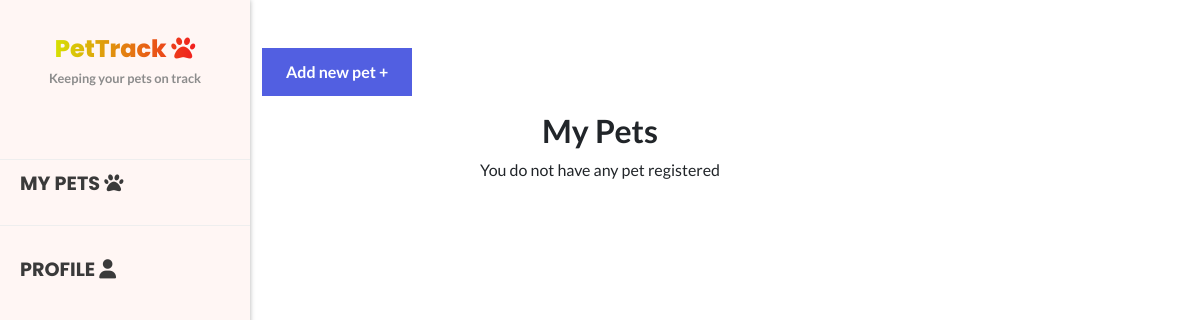
Before: /home (signed in) with the older database file.
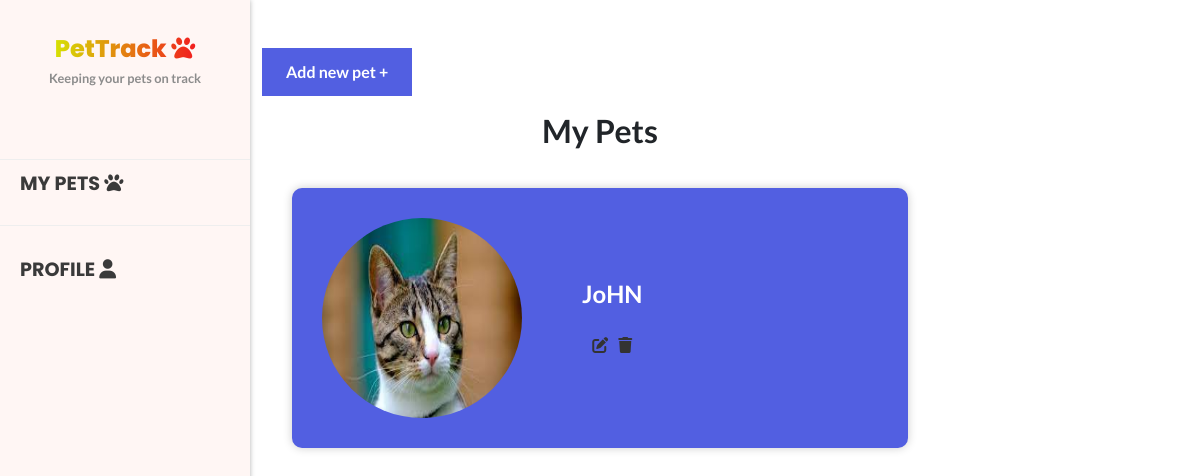
After: the same page with the newer database file.
### main/models.py (models this page shows, shortened)
class Pet(models.Model):
    name=models.CharField(max_length=50);
    specie=models.CharField(max_length=50);
    birth=models.DateField();
    weight=models.IntegerField();
    sex=models.CharField(max_length=15);
    owner=models.ForeignKey(User,on_delete=models.CASCADE,related_name="pets");
    pet_image=models.ImageField(null=True,blank=True,upload_to="images/")
    breed=models.CharField(max_length=50);
    vacciness=models.ManyToManyField(Vaccine)
    history=models.ManyToManyField(History)

### main/views.py (the view)
# urls.py: path('home',views.home,name="home"),
@login_required
def home(request):
    current_date = datetime.now().date()
    formatted_date = current_date.strftime('%Y-%m-%d')
    pets=Pet.objects.filter(owner=request.user)
    return render(request,'auth/home.html',{
        'pets':pets,
        'date':  formatted_date
    });

### main/templates/auth/home.html (shortened to what this page needs)
{% extends 'adminLayout.html' %}
{% load static %}
{% block body %}
<button type="button" class="btn-2 " data-bs-toggle="modal" data-bs-target="#exampleModal">Add new pet +</button>
<h2 class="text-center fw-bold mt-3">My Pets</h2>
<div class="card-container">
  {% if pets %}
  {% for pet in pets %}
    <a href="{% url 'dashboard' id=pet.id %}">
      <div class="pet mb-3">
        <div class="pet-start">
          {% if pet.pet_image %}
            <img src="{{ pet.pet_image.url }}" class="pet-img" alt="...">
          {% endif %}
        </div>
        <div class="pet-body">
          <h5 class="pet-title text-center text-white" >{{ pet.name }} </h5>
          <div class="mt-4 actionsPet">
            <div class="editPet" data-bs-toggle="modal" data-bs-target="#exampleModal" data-petid="{{ pet.id }}" data-name="{{pet.name}}"
            data-birth="{{pet.birth}}" data-sex="{{pet.sex}}" data-breed="{{pet.breed}}" data-weight="{{pet.weight}}" data-specie="{{pet.specie}}"
            > <i class="fa-solid fa-pen-to-square"></i></div>
            <div class="deletePet" data-id="{{ pet.id }}"> <i class="fa-solid fa-trash"></i></div>
          </div>
        </div>
      </div>
    </a>
  {% endfor %}
  {% else %}
  <p class="text-center ">
    You do not have any pet registered</p>
  {% endif %}
</div>
{% endblock body %}

Changed rows visible on the page:
added Pet: pet_image (picture), name "JoHN"
Other visible differences:
text no longer shown: "You do not have any pet registered"
